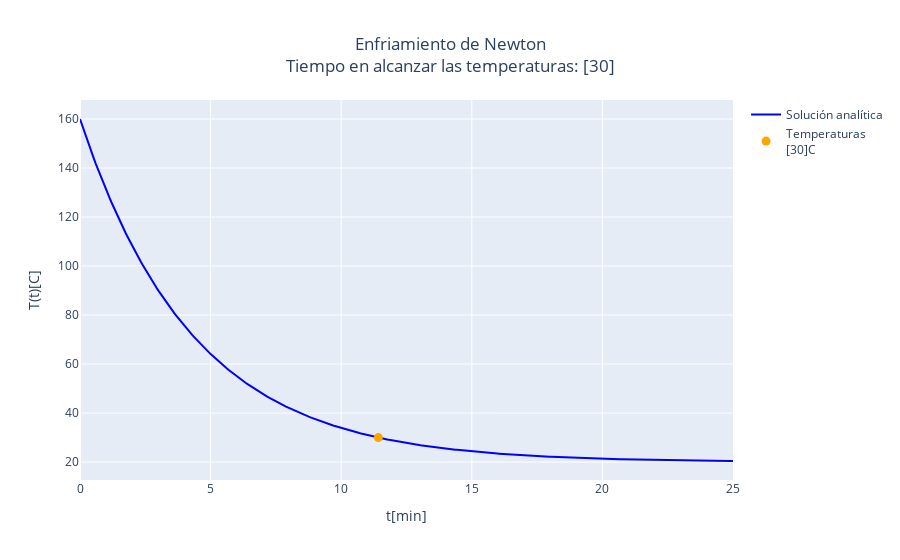

Notebook code cell kept with this figure:
### Markdown cell above
### Graficar tiempo que transcurre hasta alcanzar una temperatura

### Code cell
def marcadores(f, C, k, temperaturas):
    # Encontrar el tiempo en el que se alcanza un temperatura específica
    temperaturas.sort(reverse=True) # Ordenar los porcentajes de mayor a menor
    t_temperaturas = tuple(map(lambda temperatura: -np.log((temperatura-t_ambiente)/C)/k, temperaturas)) # Convert the list to a tuple
    y_temperaturas = tuple(map(lambda t: f(t), t_temperaturas)) # Convert the list to a tuple

    # Graficar
    titulo = f'Enfriamiento de Newton<br>Tiempo en alcanzar las temperaturas: {[round(t_,3) for t_ in temperaturas]}' # Titulo de la gráfica
    eje_x = 't[min]' # Nombre del eje x
    eje_y = 'T(t)[C]' # Nombre del eje y 
    fig = go.Figure() # Crear figura para graficar
    fig.update_layout(title=titulo, title_x=0.5, xaxis_title=eje_x, yaxis_title=eje_y) # Actualizar diseño de la gráfica
    fig.add_trace(plot_Analitica) # Agregar gráfica de la solución analítica a la figura
    plot_temperaturas = go.Scatter(x=t_temperaturas, y=y_temperaturas, name=f'Temperaturas<br>{[round(t_,3) for t_ in temperaturas]}C', marker=dict(color='orange', size=9), mode='markers', showlegend=True) # Graficar las temperaturas
    fig.add_trace(plot_temperaturas) # Agregar gráfica de los porcentajes de desintegración
    fig.show() # Mostrar figura
    return plot_temperaturas # Regresar gráfica de las temperaturas

plot_Temperaturas = marcadores(f_sol_analitica, C, k, temperaturas) # Graficar marcadores

### Figure 1 — Plotly figure (JSON) as saved in the notebook; plotly's stock layout.template omitted (floating-point values rounded to 4 significant figures; data arrays with more than 128 entries replaced by an {"elided": "..."} marker saying what was removed)
{"data": [{"line": {"color": "blue", "width": 2}, "mode": "lines", "name": "Solución analítica", "showlegend": true, "type": "scatter", "x": {"elided": "375 float values"}, "y": {"elided": "375 float values"}}, {"marker": {"color": "orange", "size": 9}, "mode": "markers", "name": "Temperaturas<br>[30]C", "showlegend": true, "type": "scatter", "x": [11.42], "y": [30]}], "layout": {"title": {"text": "Enfriamiento de Newton<br>Tiempo en alcanzar las temperaturas: [30]", "x": 0.5}, "xaxis": {"title": {"text": "t[min]"}}, "yaxis": {"title": {"text": "T(t)[C]"}}}}
